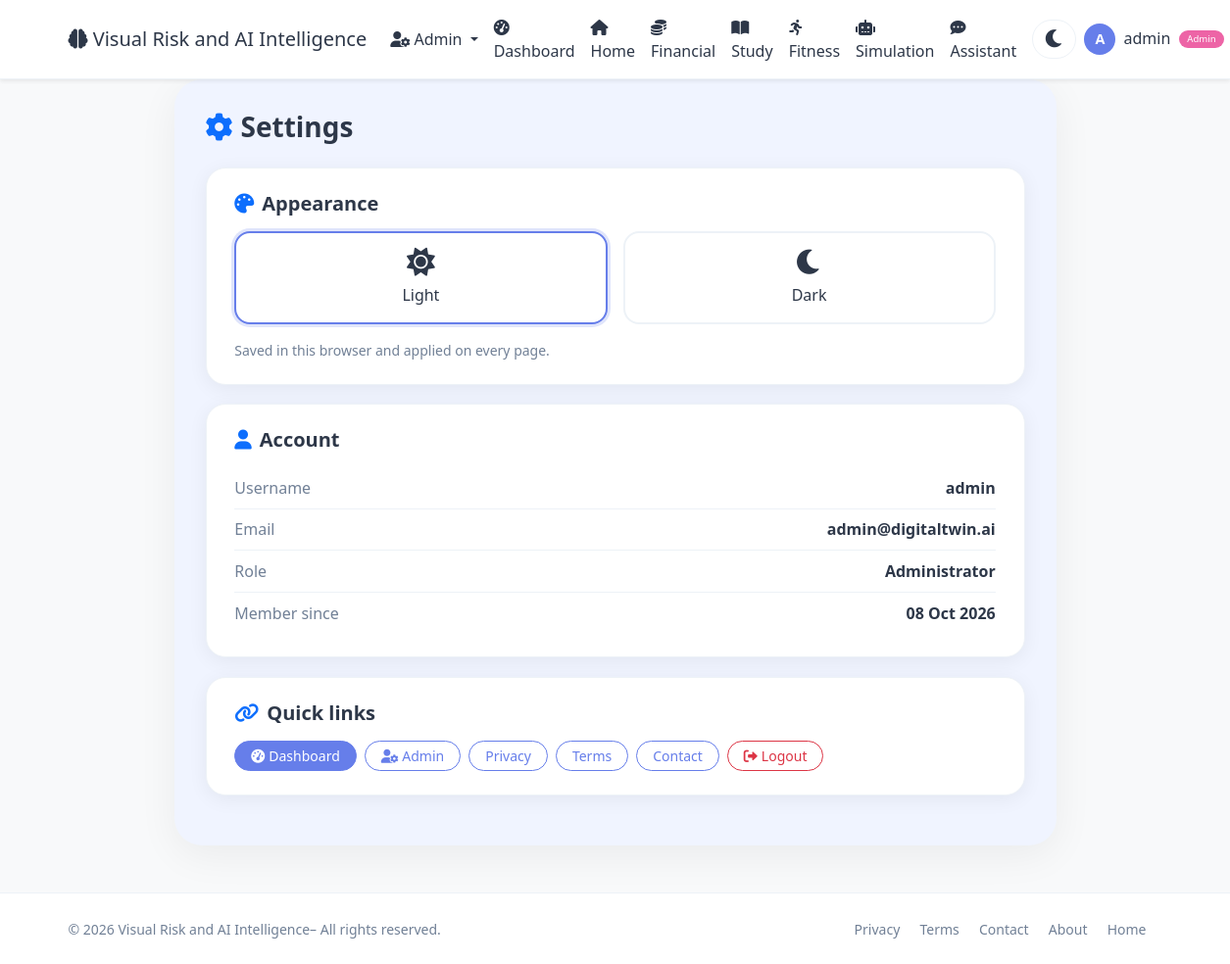
/settings (signed in), run on the app's committed database.
### instance/app.py (models this page shows, shortened)
class User(UserMixin, db.Model):
    id = db.Column(db.Integer, primary_key=True)
    username = db.Column(db.String(80), unique=True, nullable=False)
    email = db.Column(db.String(120), unique=True, nullable=False)
    password_hash = db.Column(db.String(200), nullable=False)
    age = db.Column(db.Integer, default=25)
    occupation = db.Column(db.String(100), default='Student')
    monthly_income = db.Column(db.Float, default=50000)
    monthly_expenses = db.Column(db.Float, default=35000)
    savings = db.Column(db.Float, default=100000)
    study_hours_per_week = db.Column(db.Float, default=20)
    fitness_hours_per_week = db.Column(db.Float, default=5)
    sleep_hours_per_day = db.Column(db.Float, default=7)
    created_at = db.Column(db.DateTime, default=datetime.utcnow)
    is_admin = db.Column(db.Boolean, default=False)
    transactions = db.relationship('Transaction', backref='user', lazy=True)
    study_logs = db.relationship('StudyLog', backref='user', lazy=True)
    fitness_logs = db.relationship('FitnessLog', backref='user', lazy=True)
    goals = db.relationship('Goal', backref='user', lazy=True)

### instance/app.py (the view)
@app.route('/settings')
@login_required
def settings():
    return render_template('settings.html')

### instance/app.py (called while the page is built)
@app.context_processor
def utility_processor():
    return dict(datetime=datetime)

@login_manager.user_loader
def load_user(user_id):
    return User.query.get(int(user_id))

### templates/settings.html (shortened to what this page needs)
{% extends "base.html" %}
{% block content %}
<div class="settings-wrapper">
    <h3 class="fw-bold mb-4"><i class="fas fa-cog text-primary me-2"></i>Settings</h3>
    <div class="settings-card">
        <h5><i class="fas fa-palette me-2 text-primary"></i>Appearance</h5>
        <div class="d-flex gap-3">
            <div class="theme-option" data-theme-choice="light"><i class="fas fa-sun"></i>Light</div>
            <div class="theme-option" data-theme-choice="dark"><i class="fas fa-moon"></i>Dark</div>
        </div>
        <p class="text-muted small mt-3 mb-0">Saved in this browser and applied on every page.</p>
    </div>
    <div class="settings-card">
        <h5><i class="fas fa-user me-2 text-primary"></i>Account</h5>
        <div class="info-row"><span class="text-muted">Username</span><strong>{{ current_user.username }}</strong></div>
        <div class="info-row"><span class="text-muted">Email</span><strong>{{ current_user.email }}</strong></div>
        <div class="info-row"><span class="text-muted">Role</span><strong>{{ 'Administrator' if current_user.is_admin else 'User' }}</strong></div>
        <div class="info-row"><span class="text-muted">Member since</span><strong>{{ current_user.created_at.strftime('%d %b %Y') if current_user.created_at else '-' }}</strong></div>
    </div>
    <div class="settings-card">
        <h5><i class="fas fa-link me-2 text-primary"></i>Quick links</h5>
        <div class="d-flex flex-wrap gap-2">
            <a href="{{ url_for('user_dashboard') }}" class="btn btn-primary btn-sm rounded-pill px-3"><i class="fas fa-tachometer-alt me-1"></i>Dashboard</a>
            {% if current_user.is_admin %}
            <a href="{{ url_for('admin_dashboard') }}" class="btn btn-outline-primary btn-sm rounded-pill px-3"><i class="fas fa-user-cog me-1"></i>Admin</a>
            {% endif %}
            <a href="{{ url_for('privacy') }}" class="btn btn-outline-primary btn-sm rounded-pill px-3">Privacy</a>
            <a href="{{ url_for('terms') }}" class="btn btn-outline-primary btn-sm rounded-pill px-3">Terms</a>
            <a href="{{ url_for('contact') }}" class="btn btn-outline-primary btn-sm rounded-pill px-3">Contact</a>
            <a href="{{ url_for('logout') }}" class="btn btn-outline-danger btn-sm rounded-pill px-3"><i class="fas fa-sign-out-alt me-1"></i>Logout</a>
        </div>
    </div>
</div>
{% endblock %}

### templates/base.html (shortened to what this page needs)
<!DOCTYPE html>
<html lang="en" data-theme="light">
<head>
    <link href="https://cdn.jsdelivr.net/npm/bootstrap@5.3.0/dist/css/bootstrap.min.css" rel="stylesheet">
    <link rel="stylesheet" href="https://cdnjs.cloudflare.com/ajax/libs/font-awesome/6.0.0/css/all.min.css">
</head>
<body>
    <nav class="navbar navbar-expand-lg navbar-light bg-white shadow-sm">
        <div class="container">
            <a class="navbar-brand" href="{{ url_for('index') }}">
                <i class="fas fa-brain"></i> Visual Risk and AI Intelligence
            </a>
            <div class="collapse navbar-collapse" id="navbarNav">
                <ul class="navbar-nav ms-auto align-items-lg-center">
                    {% if current_user.is_authenticated %}
                        {% if current_user.is_admin %}
                            <li class="nav-item dropdown">
                                <a class="nav-link dropdown-toggle" href="#" id="adminDropdown" role="button" data-bs-toggle="dropdown">
                                    <i class="fas fa-user-cog"></i> Admin
                                </a>
                            </li>
                        {% endif %}
                        <li class="nav-item">
                            <a class="nav-link" href="{{ url_for('user_dashboard') }}">
                                <i class="fas fa-tachometer-alt me-1"></i>Dashboard
                            </a>
                        </li>
                    <li class="nav-item">
                            <a class="nav-link" href="{{ url_for('index') }}">
                                <i class="fas fa-home"></i>Home
                            </a>
                        </li>
                        <li class="nav-item">
                            <a class="nav-link" href="{{ url_for('user_financial') }}">
                                <i class="fas fa-coins me-1"></i>Financial
                            </a>
                        </li>
                        <li class="nav-item">
                            <a class="nav-link" href="{{ url_for('user_study') }}">
                                <i class="fas fa-book-open me-1"></i>Study
                            </a>
                        </li>
                        <li class="nav-item">
                            <a class="nav-link" href="{{ url_for('user_fitness') }}">
                                <i class="fas fa-running me-1"></i>Fitness
                            </a>
                        </li>
                        <li class="nav-item">
                            <a class="nav-link" href="{{ url_for('user_simulation') }}">
                                <i class="fas fa-robot me-1"></i>Simulation
                            </a>
                        </li>
                        <li class="nav-item">
                            <a class="nav-link" href="{{ url_for('user_assistant') }}">
                                <i class="fas fa-comment-dots me-1"></i>Assistant
                            </a>
                        </li>
                        <li class="nav-item">
                            <button class="theme-toggle" id="themeToggle" aria-label="Toggle theme">
                                <i class="fas fa-moon"></i>
                            </button>
                        </li>
                        <li class="nav-item dropdown">
                            <a class="nav-link dropdown-toggle" href="#" id="userDropdown" role="button" data-bs-toggle="dropdown">
                                <span class="user-avatar">{{ current_user.username[0]|upper }}</span>
                                <span class="ms-1">{{ current_user.username }}</span>
                                {% if current_user.is_admin %}
                                    <span class="admin-badge">Admin</span>
                                {% endif %}
                            </a>
                        </li>
                    {% endif %}
                </ul>
            </div>
        </div>
    </nav>
    {% block content %}{% endblock %}
    <footer class="mt-5 py-4 bg-light border-top">
        <div class="container">
            <div class="row align-items-center">
                <div class="col-md-6 text-center text-md-start">
                    <span class="text-muted small">© 2026 Visual Risk and AI Intelligence– All rights reserved.</span>
                </div>
                <div class="col-md-6 text-center text-md-end">
                    <a href="{{ url_for('privacy') }}" class="text-muted text-decoration-none me-3 small">Privacy</a>
                    <a href="{{ url_for('terms') }}" class="text-muted text-decoration-none me-3 small">Terms</a>
                    <a href="{{ url_for('contact') }}" class="text-muted text-decoration-none me-3 small">Contact</a>
                    <a href="{{ url_for('about') }}" class="text-muted text-decoration-none me-3 small">About</a>
                    <a href="{{ url_for('index') }}" class="text-muted text-decoration-none me-3 small">Home</a>
                </div>
            </div>
        </div>
    </footer>
</body>
</html>

### templates/base.html (style rules this page uses)
:root { --bg-body: #f8f9fa; --bg-navbar: #ffffff; --bg-card: #ffffff; --text-primary: #2d3748; --text-muted: #718096; --border-color: #edf2f7; --shadow: 0 4px 20px rgba(0,0,0,0.06); --glass-bg: rgba(255,255,255,0.6); --glass-border: rgba(255,255,255,0.25); --accent: #667eea; --accent-gradient: linear-gradient(135deg, #667eea, #764ba2); --bg-input: #ffffff; --bg-light: #f7fafc; --bg-wrapper: #f0f4ff; --bg-hero: linear-gradient(135deg, #667eea 0%, #764ba2 100%); --dropdown-bg: #ffffff; --dropdown-text: #2d3748; --btn-bg: #667eea; --btn-hover: #5a6fd6; --badge-bg: #edf2f7; --badge-text: #4a5568; --progress-bg: #edf2f7; --progress-fill: linear-gradient(90deg, #667eea, #764ba2); }
body { background: var(--bg-body) !important; color: var(--text-primary) !important; font-family: 'Segoe UI', Tahoma, Geneva, Verdana, sans-serif; transition: background 0.3s, color 0.3s; }
.navbar { background: var(--bg-navbar) !important; border-bottom: 1px solid var(--border-color); }
.navbar-brand, .nav-link { color: var(--text-primary) !important; }
.btn-primary { background: var(--btn-bg) !important; border-color: var(--btn-bg) !important; }
.btn-outline-primary { color: var(--accent) !important; border-color: var(--accent) !important; }
.bg-light, .bg-white { background: var(--bg-card) !important; }
.text-muted { color: var(--text-muted) !important; }
.border-top, .border-bottom { border-color: var(--border-color) !important; }
.theme-toggle { background: transparent; border: none; font-size: 1.3rem; color: var(--text-primary); cursor: pointer; transition: transform 0.3s; padding: 0.2rem 0.7rem; border-radius: 30px; background: var(--bg-input); margin-left: 0.5rem; border: 1px solid var(--border-color); }
.user-avatar { width: 32px; height: 32px; border-radius: 50%; background: var(--accent); color: white; display: inline-flex; align-items: center; justify-content: center; font-weight: 600; font-size: 0.9rem; }
.admin-badge { font-size: 0.6rem; background: #ed64a6; color: white; padding: 0.15rem 0.5rem; border-radius: 30px; margin-left: 0.3rem; vertical-align: middle; }

### templates/settings.html (style rules this page uses)
.settings-wrapper { background: var(--bg-wrapper); border-radius: 28px; max-width: 900px; margin: 0 auto; padding: 2rem; box-shadow: 0 10px 40px rgba(0,0,0,0.06); }
.settings-card { background: var(--bg-card); border: 1px solid var(--border-color); border-radius: 20px; padding: 1.5rem 1.8rem; margin-bottom: 1.2rem; box-shadow: var(--shadow); }
.settings-card h5 { font-weight: 700; margin-bottom: 1rem; }
.theme-option { flex: 1; border: 2px solid var(--border-color); border-radius: 16px; padding: 1rem; text-align: center; cursor: pointer; background: var(--bg-input); color: var(--text-primary); transition: all .2s; }
.theme-option.selected { border-color: var(--accent); box-shadow: 0 0 0 3px rgba(102,126,234,.2); }
.theme-option i { font-size: 1.8rem; display: block; margin-bottom: .4rem; }
.info-row { display: flex; justify-content: space-between; padding: .55rem 0; border-bottom: 1px solid var(--border-color); }
.info-row:last-child { border-bottom: none; }

### data on the page
User: username "A", username "admin", email "admin@digitaltwin.ai", is_admin "Administrator", created_at "08 Oct 2026"
